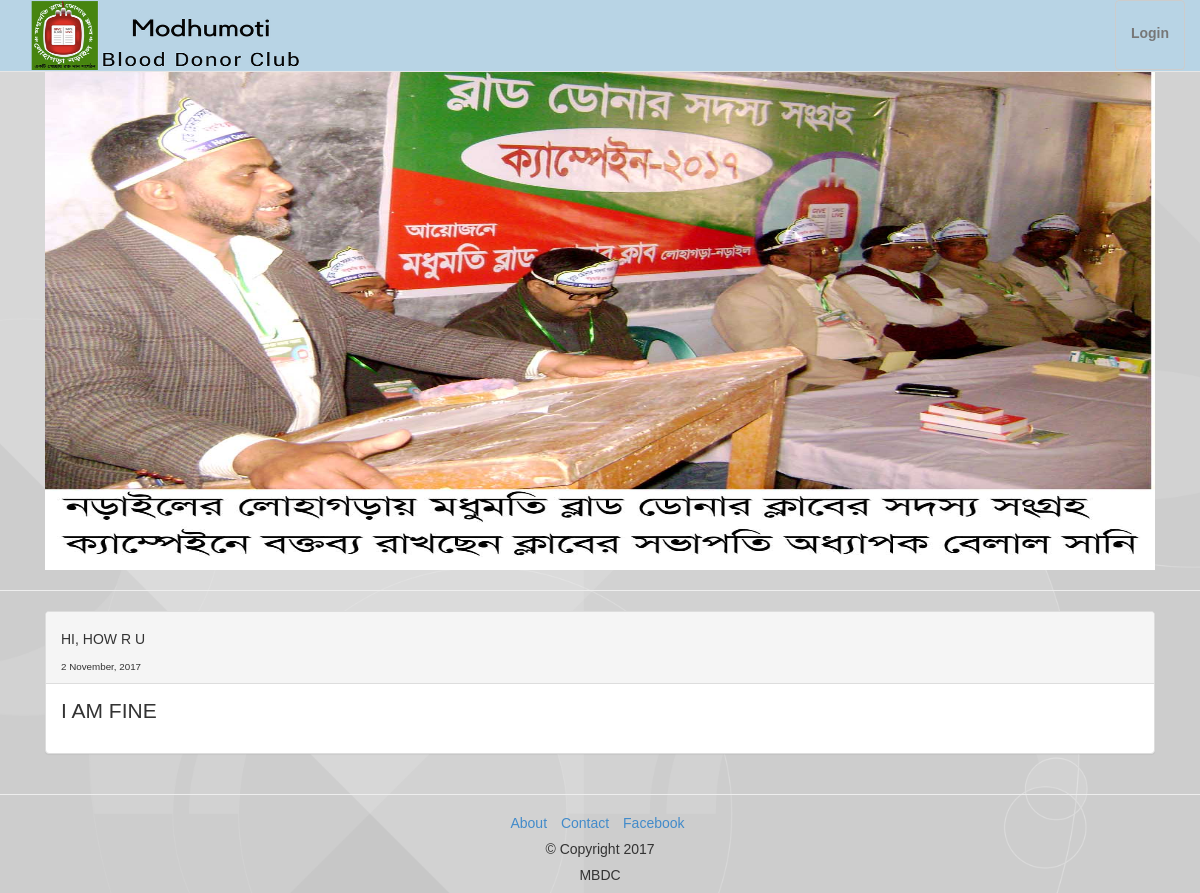
The page / on the database its author committed.
### tables this page shows
CREATE TABLE `slider` (
  `id` int(11) NOT NULL,
  `slider1` varchar(255) NOT NULL,
  `slider2` varchar(255) NOT NULL,
  `slider3` varchar(255) NOT NULL
);

CREATE TABLE `news` (
  `id` int(11) NOT NULL,
  `title` varchar(255) NOT NULL,
  `description` text NOT NULL,
  `created_at` timestamp NOT NULL DEFAULT CURRENT_TIMESTAMP
);

### index.php (the view, shortened to what this page needs)
<?php
include 'config.php';
?>
<?php include 'header.php'; ?>
<body>
<?php include 'nav.php'; ?>
<?php include 'carousel.php'; ?>
<hr>
<div class="jumbotron">
<div class="container">
    <div class="row">
  <div class="col-md-12" style="text-align: left;">
                <?php
                    $query = "SELECT * FROM news ORDER BY id DESC LIMIT 1";
                    $lresult = mysqli_query($link, $query);
                    while ($row = mysqli_fetch_array($lresult)):
                ?>
                <div class="panel panel-default">
                    <div class="panel-heading"><h5><?php echo $row['title']; ?></h5><small style="font-size: 70%;"><?php echo date("j F, Y", strtotime($row['created_at'])); ?></small></div>
                    <div class="panel-body">
                        <p><?php echo $row['description']; ?></p>
                    </div>
                </div>
                <?php endwhile; ?>
        </div>
    </div>
</div>
</div>
<?php include 'footer.php'; ?>
    </body>
</html>

### carousel.php (shortened to what this page needs)
<div class="jumbotron">
    <div class="container">
<div class="row">
  <div class="col-md-12">
    <div id="myCarousel" class="carousel slide" data-ride="carousel">
    <div class="carousel-inner">
<?php
    $query = "SELECT * FROM slider";
    $lresult = mysqli_query($link, $query);
    while ($row = mysqli_fetch_array($lresult)):
      $sl1 = $row['slider1'];
    endwhile;
?>
      <div class="item active">
        <img src="<?php echo $sl1; ?>" alt="Los Angeles">
      </div>
    </div>
  </div>
  </div>
</div></div>
</div>

### css/custom.css (style rules this page uses)
html { height: 100%; margin: 0 auto; padding: 0; }
body { font: 14px sans-serif; padding-top: 50px; min-height: 100%; text-align: center; background: url(../images/wa1.png) no-repeat center fixed; background-size: cover; }
.jumbotron { padding-top: 0px; padding-bottom: 0px; margin-bottom: 0px; height: 100%; background-position: center; background-repeat: no-repeat; background-size: cover; background-color: transparent; }

### carousel.php (style rules this page uses)
.carousel { margin-top: 20px; }
.carousel .item { height: 500px; }
.carousel .item img { margin: 0 auto; height: 100%; width: 100% }

### rows shown on the page
slider: slider1 (picture)
news: title "HI, HOW R U", created_at "2 November, 2017", description "I AM FINE"
